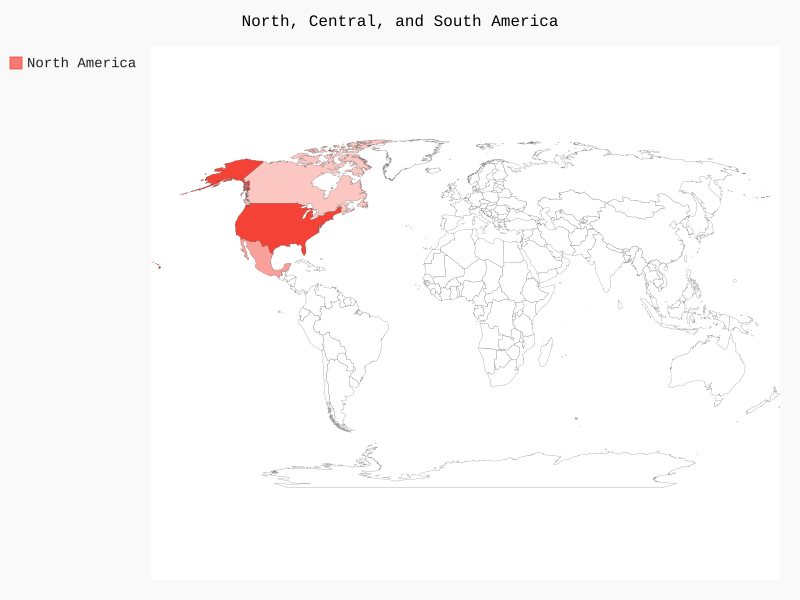

Recreate this plot in Python.
import pygal.maps.world 

# 创建一个Worldmap实例，并设置该地图的title属性
wm = pygal.maps.world.World()
wm.title = 'North, Central, and South America'
# 使用了方法add()，它接受一个标签和一个列表，其中后者包含我们要突出的国家的国别码。
# 每次调用add()都将为指定的国家选择一种新颜色，并在图标左边显示该颜色和指定的标签
wm.add("North America", {"ca" : 34126000, "us" : 309349000, "mx" : 113423000})

wm.render_to_file('na_populations.svg')
